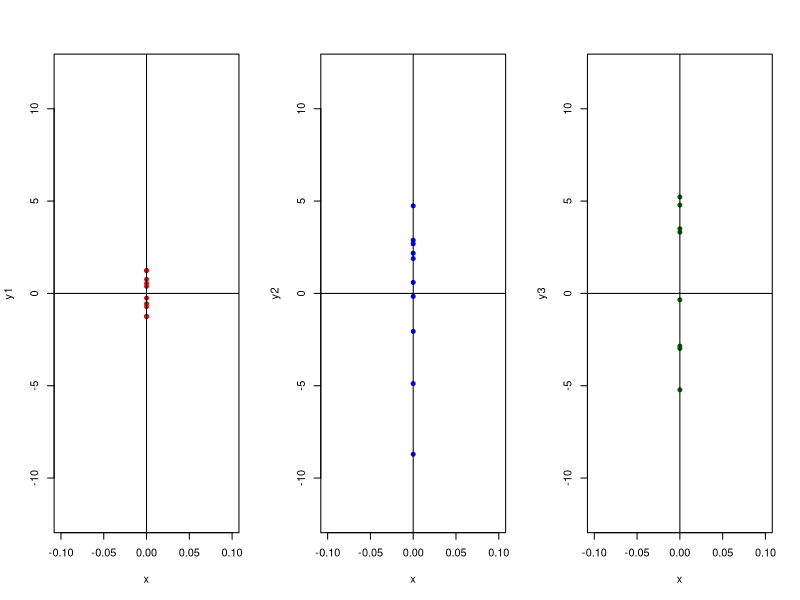
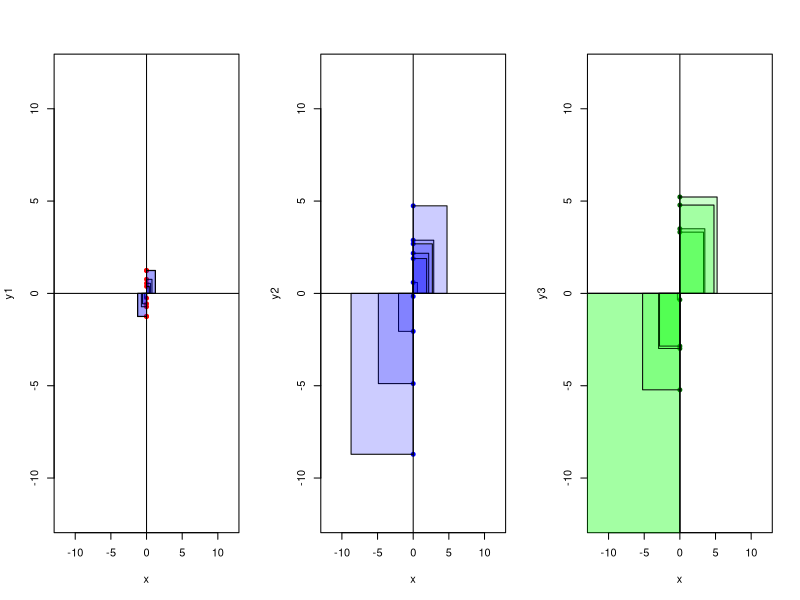
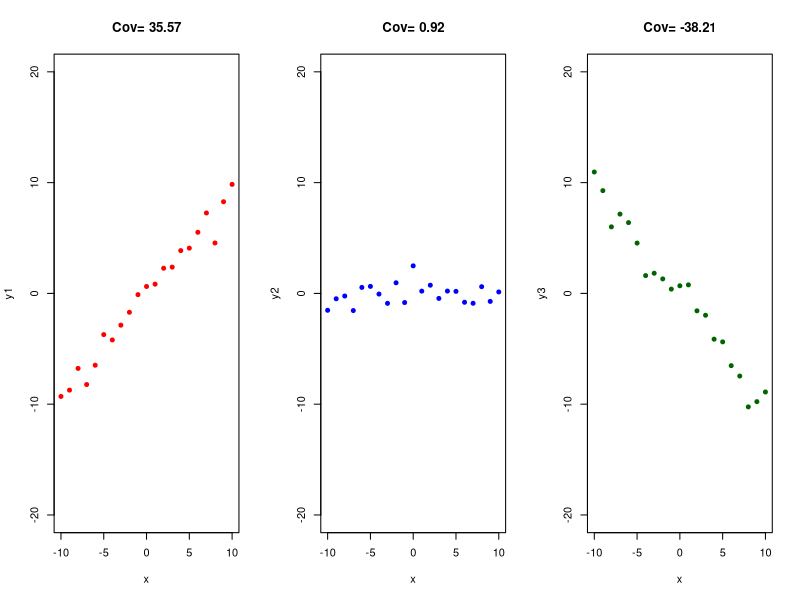
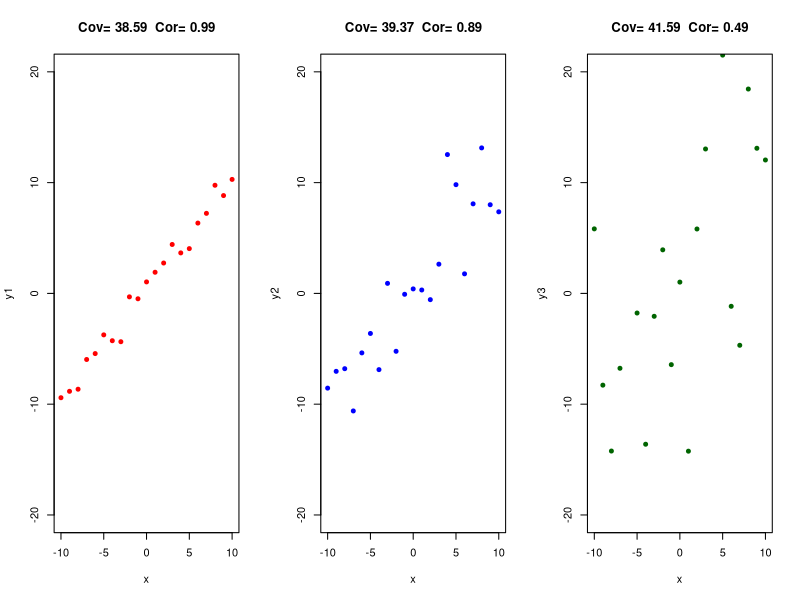

The R source for these figures, in order:
rm(list = ls())
# create three data sets y with different variances (1, 10, 100)
# rnorm() requires sample size (20), mean and sd
y1<-rnorm(10, mean=0, sd=sqrt(1))
var(y1)
#0.7653411
y2<-rnorm(10, mean=0, sd=sqrt(10))
var(y2)
#8.370879
y3<-rnorm(10, mean=0, sd=sqrt(100))
var(y3)
#163.2501
x<-rep(0,10) #repeat 0 ten times

par(mfrow = c(1, 3))
plot(x, y1, xlim=c(-0.1,0.1), ylim=c(-12,12), pch=19, cex=0.8, col="red")
abline(v=0)
abline(h=0)
plot(x, y2, xlim=c(-0.1,0.1), ylim=c(-12,12), pch=19, cex=0.8, col="blue")
abline(v=0)
abline(h=0)
plot(x, y3, xlim=c(-0.1,0.1), ylim=c(-12,12), pch=19, cex=0.8,, col="darkgreen")
abline(v=0)
abline(h=0)

?polygon() #polygon draws the polygons whose vertices are given in x and y. we will use this to visualise the sum of squares
par(mfrow = c(1, 3))
plot(x, y1, xlim=c(-12,12), ylim=c(-12,12) ,pch=19, cex=0.8, col="red")
abline(v=0)
abline(h=0)
for (i in 1:length(y1)) {
  polygon(x=c(0,0,y1[i],y1[i]),y=c(0,y1[i],y1[i],0), col=rgb(0, 0, 1,0.2))
}

plot(x, y2, xlim=c(-12,12), ylim=c(-12,12), pch=19, cex=0.8, col="blue")
abline(v=0)
abline(h=0)
for (i in 1:length(y2)) {
  polygon(x=c(0,0,y2[i],y2[i]),y=c(0,y2[i],y2[i],0), col=rgb(0, 0, 1,0.2))
}

plot(x, y3, xlim=c(-12,12), ylim=c(-12,12), pch=19, cex=0.8,, col="darkgreen"
)
abline(v=0)
abline(h=0)
for (i in 1:length(y3)) {
  polygon(x=c(0,0,y3[i],y3[i]),y=c(0,y3[i],y3[i],0), col=rgb(0, 1, 0,0.2))
}

#lets show x and y are related
rm(list = ls())
par(mfrow = c(1, 3))
x<-c(-10:10)
var(x)
## [1] 38.5
y1<-x*1 + rnorm(21, mean=0, sd=sqrt(1))
# here the association is 1:1
cov(x, y1)
## [1] 37.85298
plot(x, y1, xlim=c(-10,10), ylim=c(-20, 20), col="red", pch=19, cex=0.8, main=paste("Cov=",round(cov(x,y1),digits=2)))
y2<-rnorm(21, mean=0, sd=sqrt(1))
# Here, there is no association
cov(x, y2)
## [1] 1.572258
plot(x, y2, xlim=c(-10,10), ylim=c(-20, 20), col="blue", pch=19, cex=0.8, main=paste("Cov=",round(cov(x,y2),digits=2)))
y3<- x* (-1) +rnorm(21, mean=0, sd=sqrt(1))
# Here, the association is negative
cov(x, y3)
## [1] -34.6899
plot(x, y3, xlim=c(-10,10), ylim=c(-20, 20), col="darkgreen", pch=19, cex=0.8, main=paste("Cov=",round(cov(x,y3),digits=2)))

#covariance itelf isn't super useful, modifying it allows us to find correlation
cov(x,y1)
cor(x, y1)
cov(x,y2)
cor(x,y2)
cov(x,y3)
cor(x,y3)

#what happens if we introduce variation in y 
rm(list = ls())
par(mfrow = c(1, 3))
x<-c(-10:10)
var(x)
## [1] 38.5
y1<-x*1 + rnorm(21, mean=0, sd=sqrt(1))
# here the association is 1:1, with low variance in y
cov(x, y1)
## [1] 37.31275
plot(x, y1, xlim=c(-10,10), ylim=c(-20, 20), col="red", pch=19, cex=0.8, main=paste("Cov=",round(cov(x,y1),digits=2)," Cor=",round(cor(x,y1),digits=2)))
y2<-x*1 + rnorm(21, mean=0, sd=sqrt(10))
# The association remains 1:1, but higher variance in y
cov(x, y2)
## [1] 39.81266
plot(x, y2, xlim=c(-10,10), ylim=c(-20, 20), col="blue", pch=19, cex=0.8, main=paste("Cov=",round(cov(x,y2),digits=2)," Cor=",round(cor(x,y2),digits=2)))
y3<- x*1 + rnorm(21, mean=0, sd=sqrt(100))
cov(x, y3)
## [1] 34.8734
plot(x, y3, xlim=c(-10,10), ylim=c(-20, 20), col="darkgreen", pch=19, cex=0.8, main=paste("Cov=",round(cov(x,y3),digits=2)," Cor=",round(cor(x,y3),digits=
                                                                   2)))

